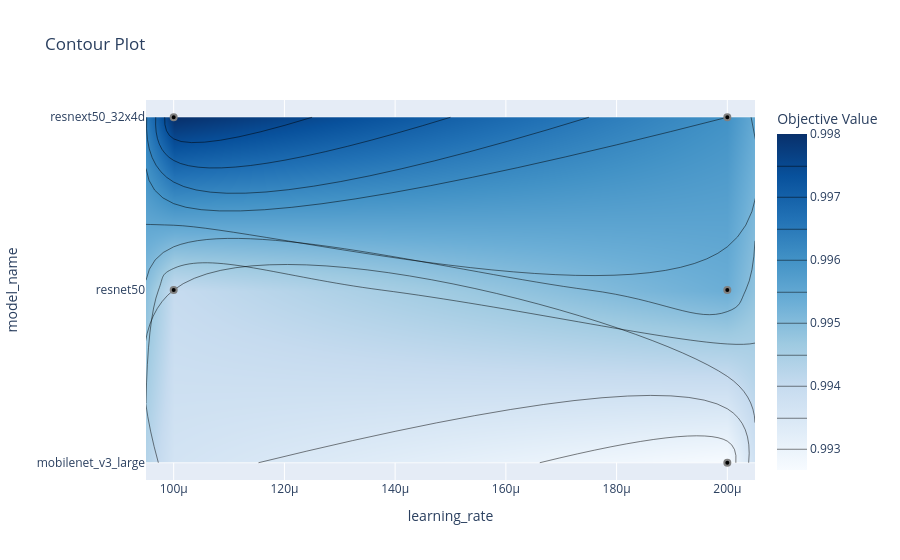

Notebook code cell kept with this figure:
### Markdown cell above
#### Visualize hyperparameter relationships (Визуализация взаимосвязей гиперпараметров)

### Code cell
plot_contour(study, params=["model_name", "learning_rate"])

### Figure 1 — Plotly figure (JSON) as saved in the notebook; plotly's stock layout.template omitted (floating-point values rounded to 4 significant figures)
{"data": [{"autocontour": true, "colorbar": {"title": {"text": "Objective Value"}}, "colorscale": [[0, "rgb(247,251,255)"], [0.125, "rgb(222,235,247)"], [0.25, "rgb(198,219,239)"], [0.375, "rgb(158,202,225)"], [0.5, "rgb(107,174,214)"], [0.625, "rgb(66,146,198)"], [0.75, "rgb(33,113,181)"], [0.875, "rgb(8,81,156)"], [1, "rgb(8,48,107)"]], "connectgaps": true, "contours": {"coloring": "heatmap", "end": 0.9975, "size": 0.0005, "start": 0.993}, "hoverinfo": "none", "line": {"smoothing": 1.3}, "reversescale": false, "type": "contour", "x": [9.5e-05, 0.0001, 0.0002, 0.000205], "y": ["mobilenet_v3_large", "resnet50", "resnext50_32x4d"], "z": [[null, null, 0.9927, null], [null, 0.994, 0.9953, null], [null, 0.998, 0.996, null]]}, {"marker": {"color": "black", "line": {"color": "Gray", "width": 2}}, "mode": "markers", "name": "Feasible Trial", "showlegend": false, "type": "scatter", "x": [0.0002, 0.0001, 0.0001, 0.0002, 0.0002], "y": ["resnext50_32x4d", "resnet50", "resnext50_32x4d", "mobilenet_v3_large", "resnet50"]}, {"marker": {"color": "#cccccc", "line": {"color": "Gray", "width": 2}}, "mode": "markers", "name": "Infeasible Trial", "showlegend": false, "type": "scatter", "x": [], "y": []}], "layout": {"autosize": true, "title": {"text": "Contour Plot"}, "xaxis": {"range": [9.5e-05, 0.000205], "title": {"text": "learning_rate"}, "type": "linear"}, "yaxis": {"range": [-0.1, 2.1], "title": {"text": "model_name"}, "type": "category"}}}
